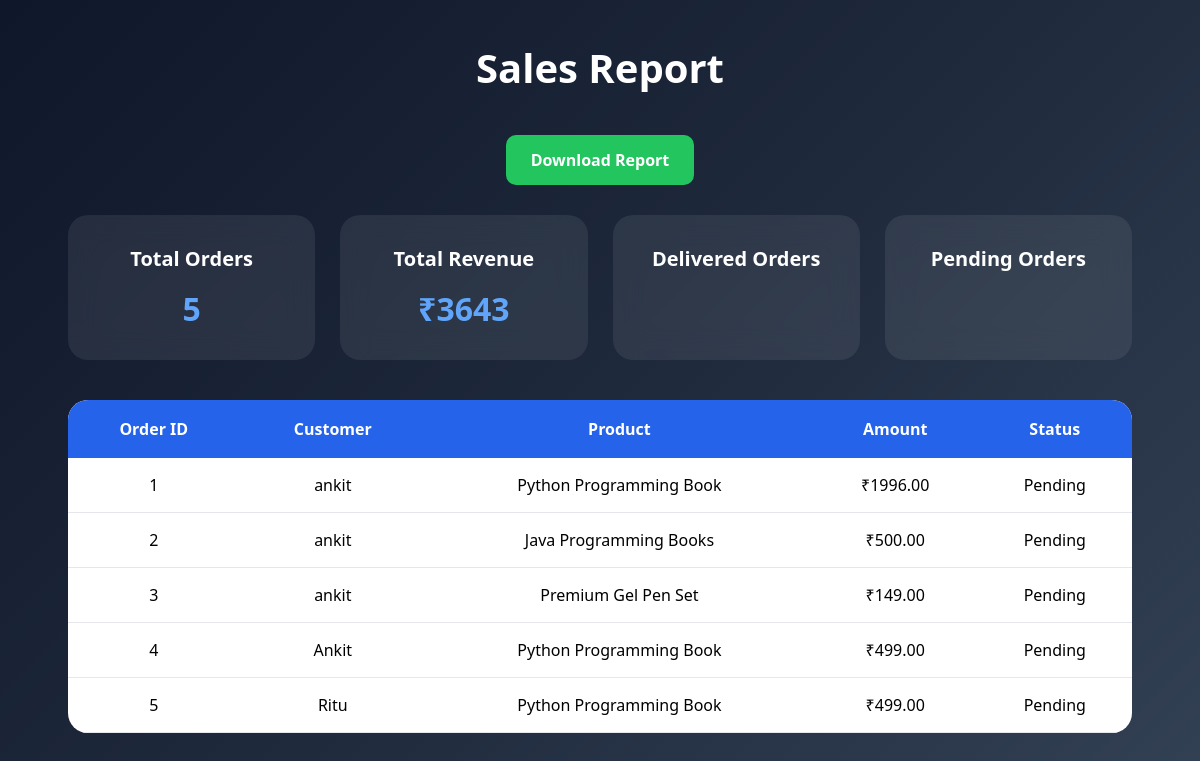
The page /sales-report/ on the database as committed earlier.
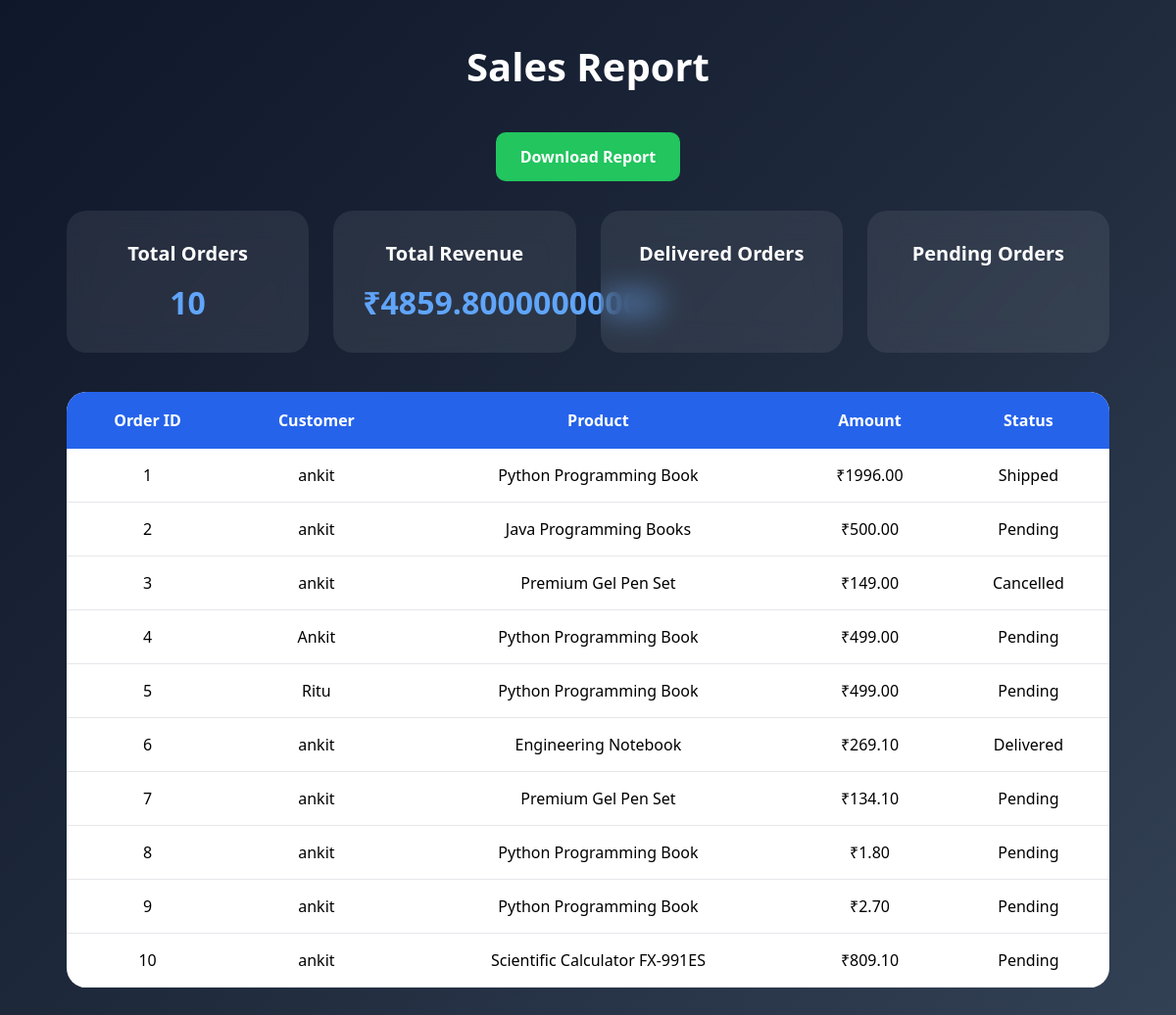
The same page on the database as committed later.
### shop/models.py (models this page shows, shortened)
class Order(models.Model):
    STATUS_CHOICES = [
        ('Pending','Pending'),
        ('Processing','Processing'),
        ('Shipped','Shipped'),
        ('Delivered','Delivered')
    ]
    PAYMENT_CHOICES = [
        ('COD','Cash On Delivery'),
        ('QR','UPI QR'),
        ('CARD','Card Payment')
    ]
    user = models.ForeignKey(
        User,
        on_delete=models.CASCADE
    )
    product = models.ForeignKey(
        Product,
        on_delete=models.CASCADE
    )
    quantity = models.IntegerField()
    total_price = models.DecimalField(
        max_digits=10,
        decimal_places=2
    )
    payment_method = models.CharField(
        max_length=20,
        choices=PAYMENT_CHOICES,
        default='COD'
    )
    status = models.CharField(
        max_length=20,
        choices=STATUS_CHOICES,
        default='Pending'
    )
    created_at = models.DateTimeField(
        auto_now_add=True
    )

class Product(models.Model):
    name = models.CharField(max_length=200)
    description = models.TextField()
    price = models.IntegerField()
    image = models.ImageField(upload_to='products/')
    category = models.CharField(max_length=100)

### shop/views.py (the view)
def sales_report(request):
    orders = Order.objects.all()
    total_orders = orders.count()
    total_revenue = orders.aggregate(
        Sum('total_price')
    )['total_price__sum'] or 0
    return render(
        request,
        'sales_report.html',
        {
            'orders': orders,
            'total_orders': total_orders,
            'total_revenue': total_revenue
        }
    )

### templates/sales_report.html (shortened to what this page needs)
{% load static %}
<!doctype html>
<html lang="en">
  <head>
    <link rel="stylesheet" href="{% static 'css/sales_report.css' %}" />
  </head>
  <body>
    <div class="container">
      <h1>Sales Report</h1>
      <div class="download-section">
        <a href="{% url 'download_report' %}" class="download-btn">
          Download Report
        </a>
      </div>
      <div class="stats">
        <div class="card">
          <h2>Total Orders</h2>
          <p>{{ total_orders }}</p>
        </div>
        <div class="card">
          <h2>Total Revenue</h2>
          <p>₹{{ total_revenue }}</p>
        </div>
        <div class="card">
          <h2>Delivered Orders</h2>
        </div>
        <div class="card">
          <h2>Pending Orders</h2>
        </div>
      </div>
      <div class="table-container">
        <table>
          <tr>
            <th>Order ID</th>
            <th>Customer</th>
            <th>Product</th>
            <th>Amount</th>
            <th>Status</th>
          </tr>
          {% for order in orders %}
          <tr>
            <td>{{ order.id }}</td>
            <td>{{ order.user.username }}</td>
            <td>{{ order.product.name }}</td>
            <td>₹{{ order.total_price }}</td>
            <td>{{ order.status }}</td>
          </tr>
          {% endfor %}
        </table>
      </div>
    </div>
  </body>
</html>

Rows that differ between the two databases and show on the page:
changed Order id 1: status "Pending" → "Shipped"
changed Order id 3: status "Pending" → "Cancelled"
added Order: id "6", user.username "ankit", product.name "Engineering Notebook", total_price "269.10", status "Delivered"
added Order: id "7", user.username "ankit", product.name "Premium Gel Pen Set", total_price "134.10", status "Pending"
added Order: id "8", user.username "ankit", product.name "Python Programming Book", total_price "1.80", status "Pending"
added Order: id "9", user.username "ankit", product.name "Python Programming Book", total_price "2.70", status "Pending"
added Order: id "10", user.username "ankit", product.name "Scientific Calculator FX-991ES", total_price "809.10", status "Pending"
Other text that changed with them:
{{ total_orders }}: "5" → "10"
{{ total_revenue }}: "3643" → "4859.80000000000"
